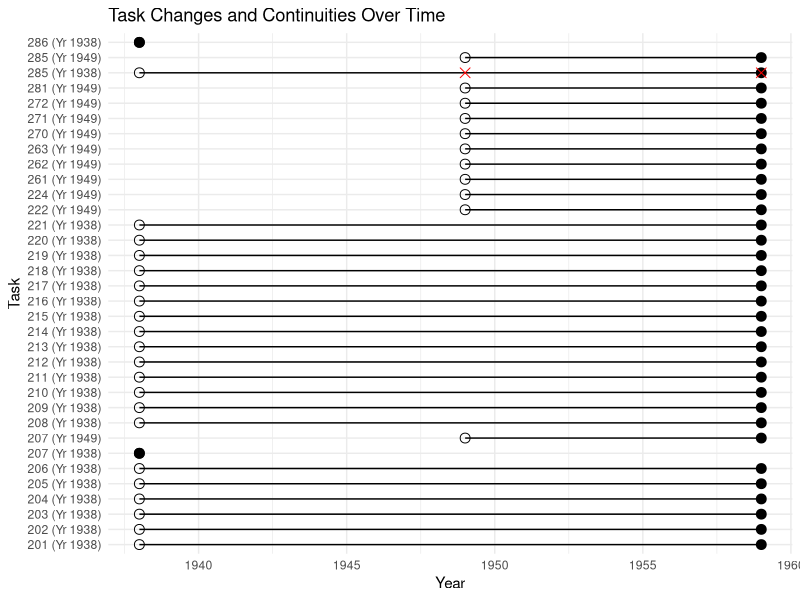

R code for this plot:
library(ggplot2)
library(dplyr)

# Load the data
data <- read.csv("test_labels_final.csv")

# Process the data to identify the start, end, and reassignment years
task_info <- data %>%
  group_by(label) %>%
  summarise(start = min(Year), end = max(Year), Task = first(Task)) %>%
  mutate(Task = as.factor(Task))

# Identify reassigned tasks (task number and first few numbers of the label don't match)
data$label_prefix <- as.numeric(sub("\\(.*", "", data$label))
reassigned_tasks <- data %>%
  filter(Task != label_prefix) %>%
  mutate(Task = as.factor(Task))

# Prepare the plot
ggplot() +
  geom_segment(data=task_info, aes(x=start, xend=end, y=label, yend=label)) +
  geom_point(data=task_info, aes(x=start, y=label), shape=1, size=3) +
  geom_point(data=task_info, aes(x=end, y=label), size=3) +
  geom_point(data=reassigned_tasks, 
             aes(x=Year, y=label), color="red", shape=4, size=3) +
  scale_y_discrete(limits = task_info$label) +
  labs(x="Year", y="Task", title="Task Changes and Continuities Over Time") +
  theme_minimal()
